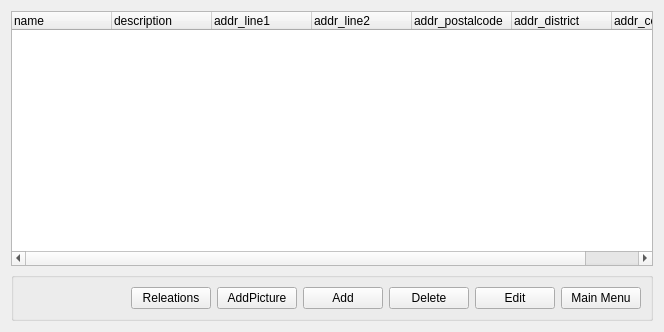
<?xml version="1.0" encoding="UTF-8"?>
<ui version="4.0">
 <class>CustomerList</class>
 <widget class="QWidget" name="CustomerList">
  <property name="geometry">
   <rect>
    <x>0</x>
    <y>0</y>
    <width>664</width>
    <height>332</height>
   </rect>
  </property>
  <property name="windowTitle">
   <string>Customer List</string>
  </property>
  <layout class="QGridLayout" name="gridLayout">
   <item row="0" column="1">
    <widget class="QTreeWidget" name="customer">
     <property name="rootIsDecorated">
      <bool>false</bool>
     </property>
     <property name="action" stdset="0">
      <string>ListCustomer customer {}</string>
     </property>
     <property name="dataslot" stdset="0">
      <string>listCustomer</string>
     </property>
     <column>
      <property name="text">
       <string>name</string>
      </property>
     </column>
     <column>
      <property name="text">
       <string>description</string>
      </property>
     </column>
     <column>
      <property name="text">
       <string>addr_line1</string>
      </property>
     </column>
     <column>
      <property name="text">
       <string>addr_line2</string>
      </property>
     </column>
     <column>
      <property name="text">
       <string>addr_postalcode</string>
      </property>
     </column>
     <column>
      <property name="text">
       <string>addr_district</string>
      </property>
     </column>
     <column>
      <property name="text">
       <string>addr_country</string>
      </property>
     </column>
    </widget>
   </item>
   <item row="2" column="1">
    <widget class="QGroupBox" name="horizontalGroupBox">
     <layout class="QHBoxLayout" name="navigate">
      <item>
       <spacer name="horizontalSpacer">
        <property name="orientation">
         <enum>Qt::Horizontal</enum>
        </property>
        <property name="sizeHint" stdset="0">
         <size>
          <width>40</width>
          <height>20</height>
         </size>
        </property>
       </spacer>
      </item>
      <item>
       <widget class="QPushButton" name="CustomerListRelation">
        <property name="text">
         <string>Releations</string>
        </property>
        <property name="form" stdset="0">
         <string>relationCustomerEmployee?customer.selected={customer.selected}</string>
        </property>
       </widget>
      </item>
      <item>
       <widget class="QPushButton" name="AddPicture">
        <property name="text">
         <string>AddPicture</string>
        </property>
        <property name="form" stdset="0">
         <string>addCustomerPicture?customer.selected={customer.selected}</string>
        </property>
        <property name="global:listCustomer_selected" stdset="0">
         <string>customer.selected</string>
        </property>
       </widget>
      </item>
      <item>
       <widget class="QPushButton" name="NavAddCustomer">
        <property name="text">
         <string>Add</string>
        </property>
        <property name="form" stdset="0">
         <string>addCustomer</string>
        </property>
       </widget>
      </item>
      <item>
       <widget class="QPushButton" name="NavDeleteCustomer">
        <property name="text">
         <string>Delete</string>
        </property>
        <property name="form" stdset="0">
         <string>listCustomer</string>
        </property>
        <property name="action" stdset="0">
         <string>DeleteCustomer customer {id={customer.selected}}</string>
        </property>
       </widget>
      </item>
      <item>
       <widget class="QPushButton" name="NavEditCustomer">
        <property name="text">
         <string>Edit</string>
        </property>
        <property name="form" stdset="0">
         <string>editCustomer?id={customer.selected}</string>
        </property>
       </widget>
      </item>
      <item>
       <widget class="QPushButton" name="NavMainBenu">
        <property name="text">
         <string>Main Menu</string>
        </property>
        <property name="form" stdset="0">
         <string>init</string>
        </property>
       </widget>
      </item>
     </layout>
    </widget>
   </item>
  </layout>
 </widget>
 <resources/>
 <connections/>
</ui>
